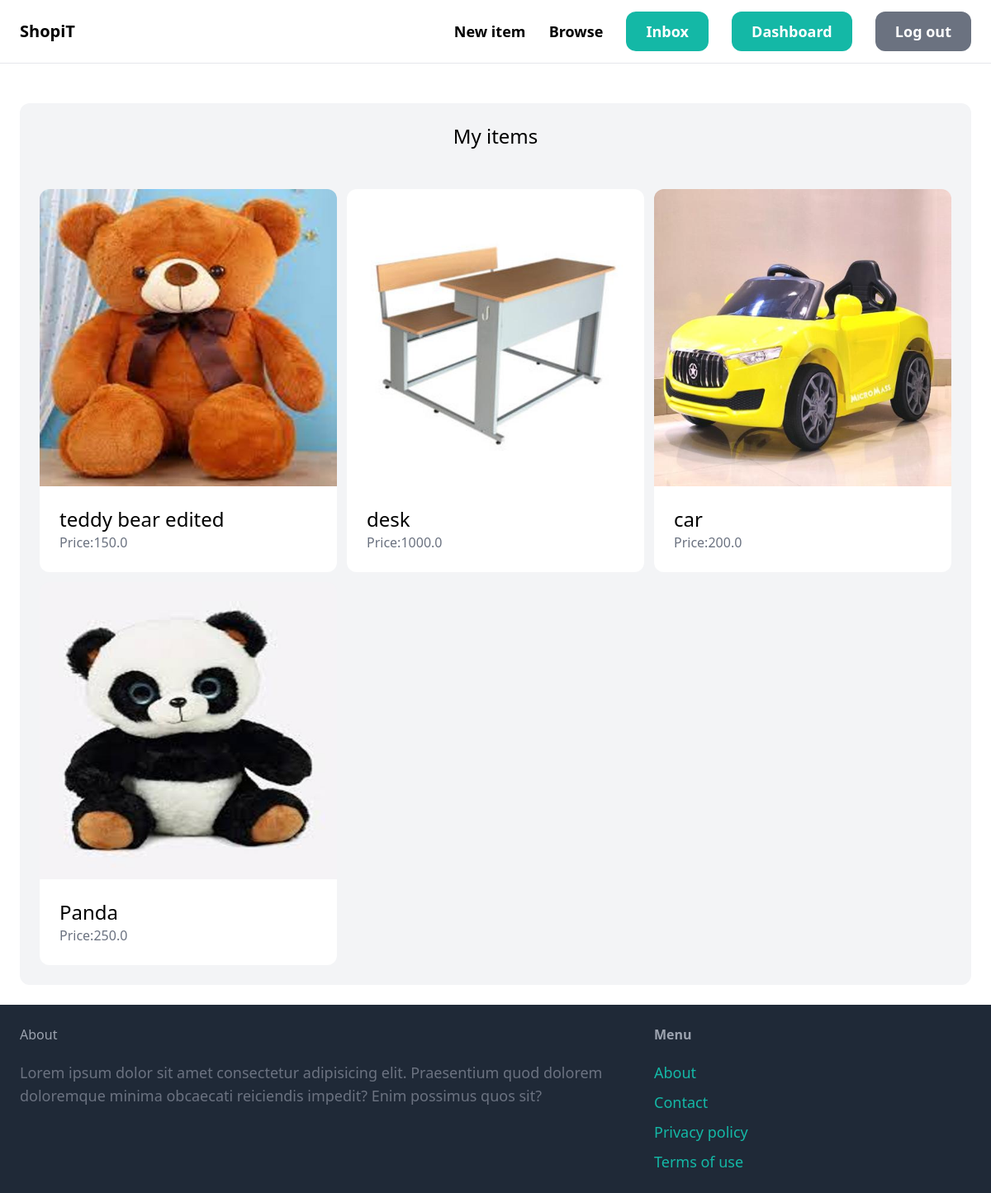
The app's page /dashboard/ (signed in) with its own data.
### shopiT_code/items/models.py (models this page shows)
class Item(models.Model):
    category = models.ForeignKey(Category,related_name='items',on_delete=models.CASCADE)
    name= models.CharField(max_length=255)
    description= models.TextField(blank=True,null=True)
    price=models.FloatField()
    image=models.ImageField(upload_to='item_images',blank=True,null=True)
    is_sold= models.BooleanField(default=False)
    created_by=models.ForeignKey(User,related_name='items',on_delete=models.CASCADE)
    created_at= models.DateTimeField(auto_now_add=True)

### shopiT_code/dashboard/views.py (the view)
# urls.py: path('',views.index,name='index'),
@login_required
def index(request):
    items = Item.objects.filter(created_by=request.user)
    return render(request, 'dashboard/index.html',{
        'items':items,
    })

### shopiT_code/dashboard/templates/dashboard/index.html (shortened to what this page needs)
{% extends 'core/base.html' %}
{% block content %}
    <div class="mt-6 px-6 py-6 bg-gray-100 rounded-xl">
        <h2 class="mb-12 text-2xl text-center">My items</h2>
        <div class="grid grid-cols-3 gap-3">
            {% for item in items %}
            <div>
                <a href="{% url 'items:detail' item.id %}">
                    <div>
                        <img src="{{ item.image.url }}" class="rounded-t-xl" alt="">
                    </div>
                    <div class="p-6 bg-white rounded-b-xl">
                        <h2 class="text-2xl">{{ item.name }}</h2>
                        <p class="text-gray-500">Price:{{ item.price}}</p>
                    </div>
                </a>
            </div>
            {% endfor %}
        </div>
    </div>
{% endblock %}

### records on screen
Item: image (picture), name "teddy bear edited", price "150.0"
Item: image (picture), name "desk", price "1000.0"
Item: image (picture), name "car", price "200.0"
Item: image (picture), name "Panda", price "250.0"
